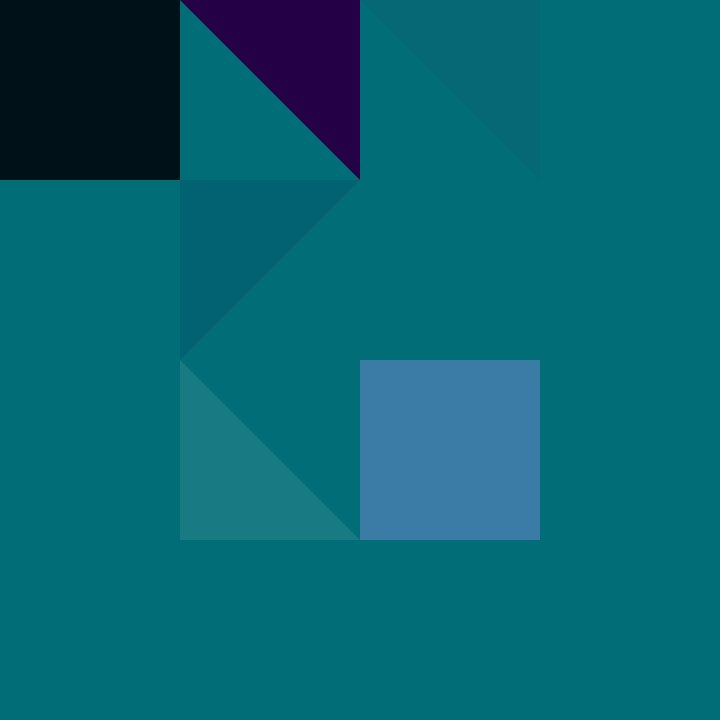
Frame 1 (no input)
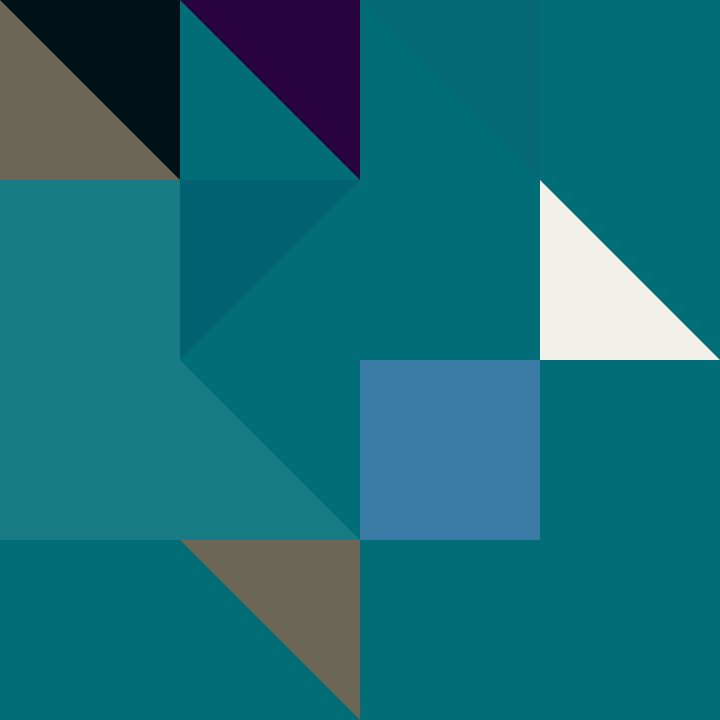
Frame 2 (the mouse pressed at the canvas centre, redrawn once)

The p5.js sketch that drew these frames (run headless with seeded random() and noise() and a simulated clock; the mouse was pressed at the canvas centre and the sketch redrawn once):

// p5.js sketch
// ── sketch.js
let img; // Declare variable 'img'.
let palette = ["#D3BB99", "#6C6754", "#DD4622", "#5A1A0E", "#181310", "#F2EFE9"];
let palette2 = ["#90e0ef","#001219","#240046", "#edede9","#3a7ca5", "#33415c"];
let description = "I wanted to make truchet tiles."
//// create class Tile that can be of following parameters 
// x, y, size, color, stroke, transparency, rotation, flipX, flipY

// as class instances
// of n types
// each jumping to x, y position
// each with a size of tile_size
// each with a color from the palette
// each with a stroke of 0
// each with variying transparency in range (0,35%, 70%)
// each (except square) with a random rotation of 0, 90, 180, 270 degrees
// each with a random flip in x or y
// each with a random flip in y and x (diagonal flip)
// class
class Tile {
  constructor(x, y, size, color, stroke, transparency, rotation, flipX, flipY) {
    this.x = x; this.y = y; this.size = size; this.color = color; this.stroke = stroke;
    this.transparency = transparency; this.rotation = rotation;
    this.flipX = flipX; this.flipY = flipY;
  }

  drawSquare() {
    push();
    translate(this.x, this.y);
    rotate(radians(this.rotation));
    if (this.flipX) scale(-1, 1);
    if (this.flipY) scale(1, -1);
    let c = color(this.color);
    c.setAlpha(this.transparency * 255); // Apply transparency
    fill(c);
    strokeWeight(this.stroke);
    rect(0, 0, this.size, this.size);
    pop();
  }

 
drawTriangle() {
    push();
    translate(this.x, this.y);
    rotate(radians(this.rotation));
    if (this.flipX) scale(-1, 1);
    if (this.flipY) scale(1, -1);
    let c = color(this.color);
    c.setAlpha(this.transparency * 255); // Apply transparency
    fill(c);
    strokeWeight(this.stroke);
    beginShape();
    vertex(0, 0);
    vertex(this.size, 0);
    vertex(0, this.size);
    endShape(CLOSE);
    pop();
  }


  draw() {
    if (this.type === 'square') {
      this.drawSquare();
    } else if (this.type === 'triangle') {
      this.drawTriangle();
    }
  }
}

function setup() {
  noLoop();
  createCanvas(720, 720);
  background('#006d77');
}


function draw() {
 // Load the instances of tiles class 
// Create a grid of 4x4
let gridSize = 4;
let tileSize = width / gridSize;
//one_of_palettes = random(palette2);
let one_of_palettes = random([palette, palette2]);
for (let i = 0; i < gridSize; i++) {
  for (let j = 0; j < gridSize; j++) {
    // Randomly select color, transparency, rotation, flipX, and flipY
    let color = random(one_of_palettes);
    let transparency = random([0.10, 0,25]);
    let rotation = random([0, 90, 180, 270]);
    let flipX = random([true, false]);
    let flipY = random([true, false]);

    // Create an instance of Tile class
    let tile = new Tile(j * tileSize, i * tileSize, tileSize, color, 0, transparency, rotation, flipX, flipY);

    // Randomly assign type to tile
    tile.type = random(['square', 'triangle']);

    // Render the tile
    tile.draw();
  }
}

}
